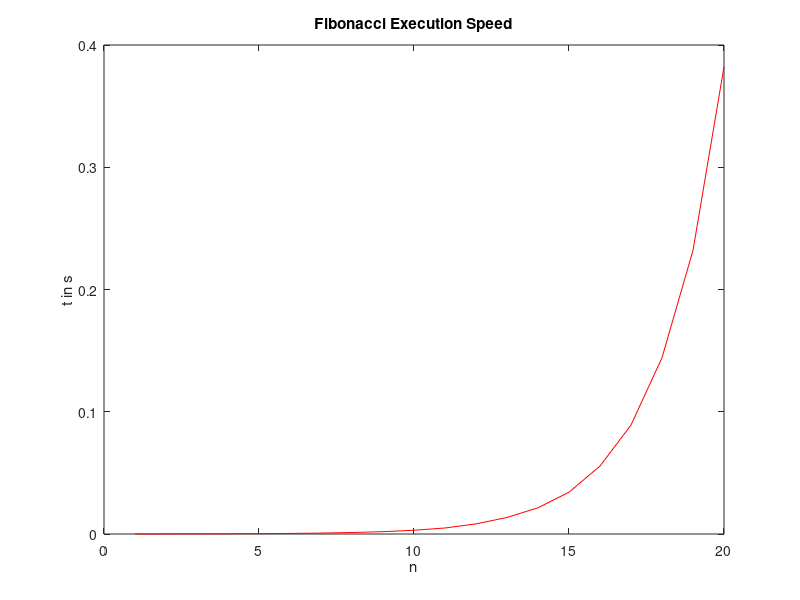

MATLAB code for this plot:
clc;

#Ex 2.1 a)
printf ("***Ex 2.1 a)\n")
function [ret] = factorial (x)
    ret = 1;
    for i = 1 : x,
      ret *= i;
    end;
endfunction;
factorial(6)

#Ex 2.1 b)
printf ("***Ex 2.1 b)\n")
function [ret] = facrec(n)
    if n > 1,
        ret = n * facrec(n - 1);
    elseif n == 1,
        ret = 1;
    end;
endfunction;
facrec(6)

#Ex 2.1 c)
printf ("***Ex 2.1 c)\n")
function [ret] = fibonacci(n)
    if n > 1,
      ret = fibonacci(n - 1) + fibonacci(n - 2);
    elseif n == 1 || n == 0,
       ret = 1;
    end;
endfunction;
for i = 1 : 20,
    printf("%d. Fib = %d\n" ,i ,fibonacci(i));
end;

#Ex 2.1 d)
printf ("***Ex 2.1 d)\n")
tic();
t = [];
for i = 1 : 20,
    fibonacci(i);
    t = [t toc()];
end;

plot(t, "r");
title("Fibonacci Execution Speed");
xlabel("n");
ylabel("t in s");